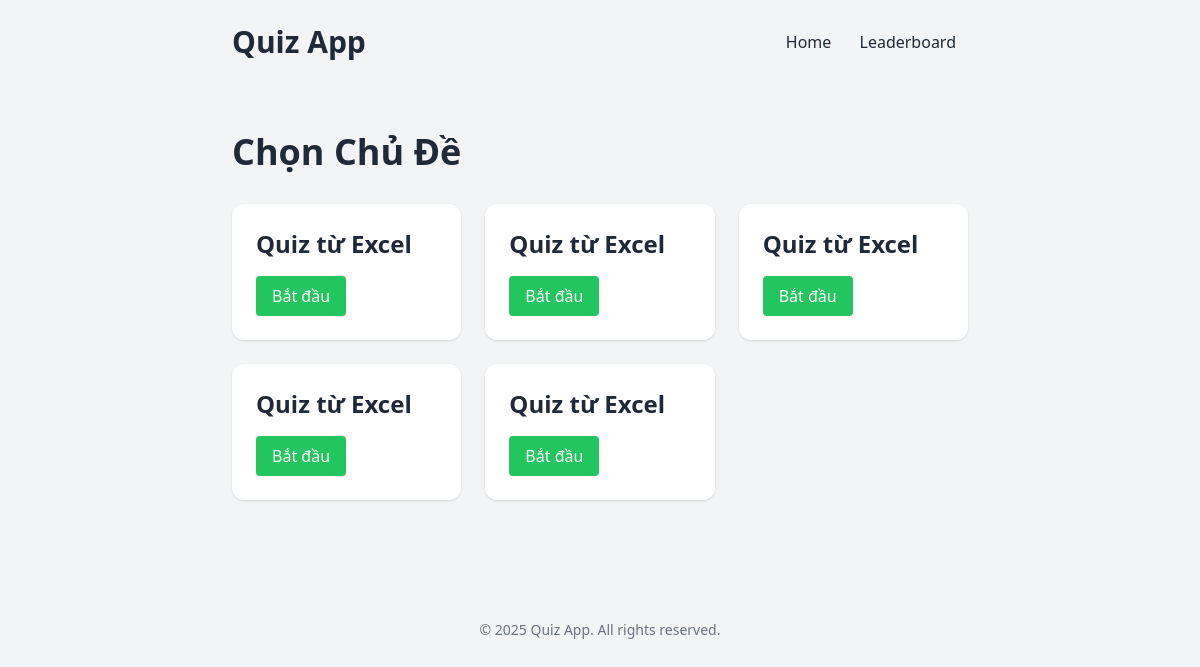
/topics, run on an earlier commit of the app's database.
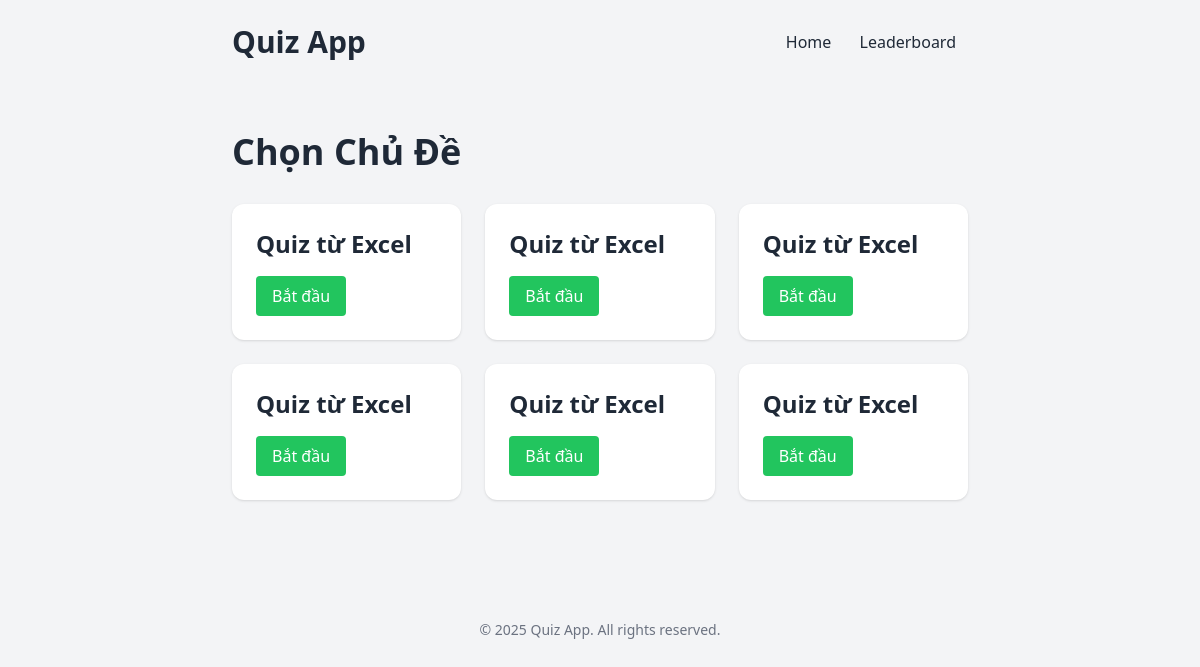
And on a later commit of the database.
### app/models.py (models this page shows)
class Quiz(SQLModel, table=True):
    id: Optional[int] = Field(default=None, primary_key=True)
    title: str
    questions: List["Question"] = Relationship(back_populates="quiz")

### app/routes/quiz.py (the view)
@router.get("/topics", response_class=HTMLResponse)
def list_topics(request: Request, session: Session = Depends(get_session)):
    quizzes = session.exec(select(Quiz)).all()
    return templates.TemplateResponse("topics.html", {
        "request": request,
        "quizzes": quizzes,
    })

### app/templates/topics.html (shortened to what this page needs)
{% extends "base.html" %}
{% block content %}
<div class="container mx-auto py-12">
  <h1 class="text-4xl font-bold mb-8">Chọn Chủ Đề</h1>
  <div class="grid grid-cols-1 sm:grid-cols-2 lg:grid-cols-3 gap-6">
    {% for quiz in quizzes %}
      <div class="bg-white rounded-xl shadow p-6 hover:shadow-lg transition">
        <h2 class="text-2xl font-semibold mb-4">{{ quiz.title }}</h2>
        <a href="/quiz/{{ quiz.id }}"
           class="inline-block bg-green-500 hover:bg-green-600 text-white font-medium py-2 px-4 rounded">
          Bắt đầu
        </a>
      </div>
    {% endfor %}
  </div>
</div>
{% endblock %}

### app/templates/base.html (shortened to what this page needs)
<!DOCTYPE html>
<html lang="vi">
<head>
  <script src="https://cdn.tailwindcss.com"></script>
</head>
<body class="bg-gray-100 text-gray-800 font-sans">
  <div class="max-w-3xl mx-auto px-4">
    <header class="py-6 flex justify-between items-center">
      <h1 class="text-3xl font-extrabold">Quiz App</h1>
      <nav>
        <a href="/topics" class="px-3 py-1 hover:text-blue-600 transition-colors">Home</a>
        <a href="#" class="px-3 py-1 hover:text-blue-600 transition-colors">Leaderboard</a>
      </nav>
    </header>
    <main class="mb-12">
      {% block content %}{% endblock content %}
    </main>
    <footer class="py-6 text-center text-gray-500 text-sm">
      © 2025 Quiz App. All rights reserved.
    </footer>
  </div>
</body>
</html>

What changed in the data, as far as the page shows it:
added Quiz: title "Quiz từ Excel"
